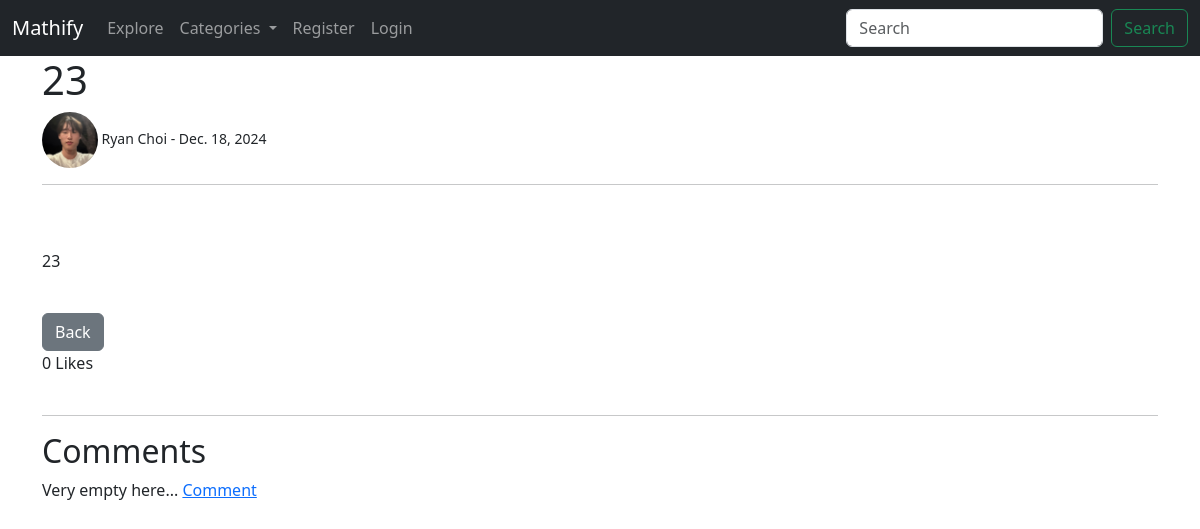
The app's page /article/63, older data.
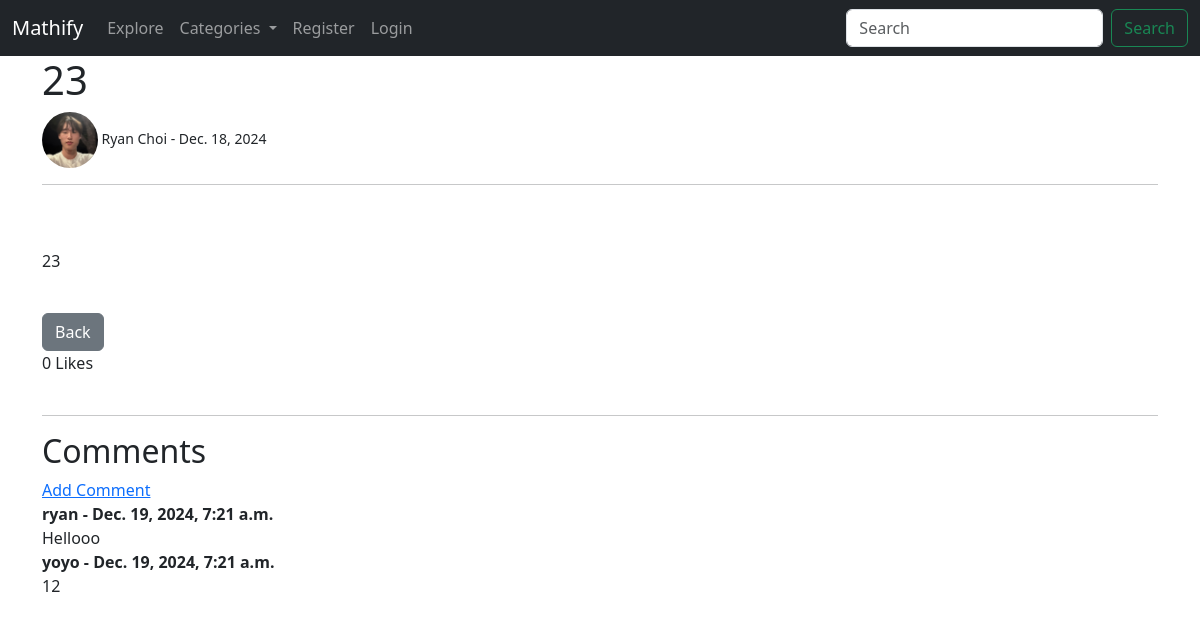
The same page, newer data.
### myApp/models.py (models this page shows, shortened)
class Comment(models.Model):
    post = models.ForeignKey(Post, related_name="comments", on_delete=models.CASCADE)
    name = models.CharField(max_length=255)
    body = models.TextField()
    date_added = models.DateTimeField(auto_now_add=True)

### myApp/views.py (the view)
# urls.py: path('article/<int:pk>', ArticleDetailView.as_view(), name="article_details"),
class ArticleDetailView(DetailView):
    model = Post
    template_name = 'myApp/article_details.html'
    def get_context_data(self, *args, **kwargs):
        cat_menu = Category.objects.all()
        context = super(ArticleDetailView, self).get_context_data(*args, **kwargs)
        stuff = get_object_or_404(Post, id=self.kwargs['pk'])
        total_likes = stuff.total_likes()
        liked = False
        if stuff.likes.filter(id=self.request.user.id).exists():
            liked = True
        context["cat_menu"] = cat_menu
        context["total_likes"] = total_likes
        context["liked"] = liked
        return context

### myApp/models.py (called while the page is built)
    def __str__(self):
        return self.name

    def total_likes(self):
        return self.likes.count()

### myApp/templates/myApp/article_details.html (shortened to what this page needs)
{% extends 'myApp/base.html' %}
{% load static %}
{% block content %}
    <h1>{{ post.title }}</h1>
    <small>
        {% if post.author.profile.profile_pic %}
            <img src="{{ post.author.profile.profile_pic.url }}" width=5% class="rounded-circle">
        {% else %}
            <img src="{% static 'myApp/images/defaultpfp.png' %}" width=5% class="rounded-circle">
        {% endif %}
        {{ post.author.first_name }} {{ post.author.last_name }} - {{ post.post_date }}
    </small>
    <hr>
    <br/>
    <br/>
    {{ post.body|safe }}
    <br/>
    <a href="{% url 'blog_view' %}" class="btn btn-secondary">Back</a>
    <form action="{% url 'like_post' post.pk %}" method="POST">
    {{ total_likes }} Likes
    </form>
    <br/>
    <hr>
    <h2>Comments</h2>
    {% if not post.comments.all %}
        Very empty here... <a href="{% url 'add_comment' post.pk %}">Comment</a>
    {% else %}
        <a href="{% url 'add_comment' post.pk %}">Add Comment</a><br/>
        {% for comment in post.comments.all %}
            <strong>{{ comment.name }} - {{ comment.date_added }}</strong>
            <br/>
            {{ comment.body }}
            <br/>
        {% endfor %}
    {% endif %}
{% endblock %}

Row changes from the older to the newer data that the page shows:
added Comment: name "ryan", date_added "Dec. 19, 2024, 7:21 a.m.", body "Hellooo"
added Comment: name "yoyo", date_added "Dec. 19, 2024, 7:21 a.m.", body "12"
Text that changed along with them:
text no longer shown: "Very empty here... Comment"
text now shown: "Add Comment"
